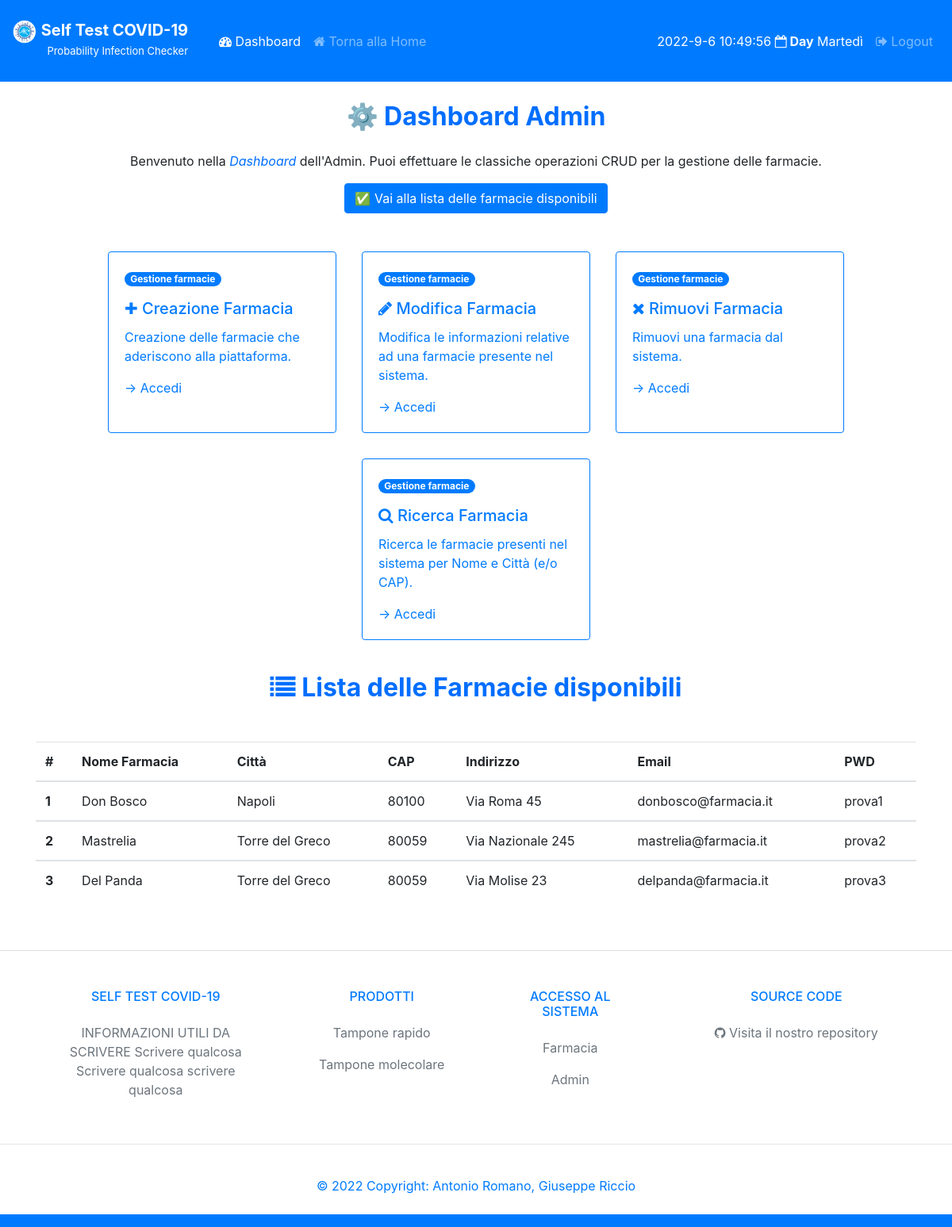
Page /dashboardAdmin (signed in) on the committed database.
### tables this page shows
CREATE TABLE `Farmacie` (
	ID INTEGER PRIMARY KEY AUTOINCREMENT,
	NomeFarmacia VARCHAR(50),
	Citta VARCHAR(50),
	CAP INT(5),
	Indirizzo VARCHAR(50),
	Email VARCHAR(50),
	PWD VARCHAR(50),
	UNIQUE(NomeFarmacia,Email)
);

### controllers/GestioneFarmaciaController.py (the view)
def dashAdmin():
    msg_error = ""
    if 'loggedin' in session:
        connection = connectDB()
        farmacie = connection.execute('SELECT * FROM Farmacie').fetchall()
        connection.close()
    else:
        return redirect('/loginAdmin')
    return render_template('/AdminView/dashboardAdmin.html', farmacie=farmacie, msg_error = msg_error)

### models/DB.py (called while the page is built)
def connectDB():
    connection = sqlite3.connect('./models/selftestcovid19.db')
    connection.row_factory = sqlite3.Row
    return connection

### templates/AdminView/dashboardAdmin.html (shortened to what this page needs)
<!doctype html>
<html lang="it">
<head>
    <link rel="stylesheet" href="https://cdnjs.cloudflare.com/ajax/libs/font-awesome/4.7.0/css/font-awesome.min.css">
    <link rel="stylesheet" href="https://stackpath.bootstrapcdn.com/bootstrap/4.3.1/css/bootstrap.min.css">
</head>
<body>
    <nav class="navbar navbar-expand-lg navbar-dark bg-primary">
        <div style="margin-top: 10px; margin-right: 15px;">
            <a class="navbar-brand" href="#">
                <img src="/static/logo.png" width="30" height="30" alt="">
                <span style="margin-top: 10px; color: white; font-size: 20px ;"><b>Self Test COVID-19</b><br>
                    <p style="font-size: small; text-align: right;">Probability Infection Checker</p></a></span>
        </div>
        <div class="collapse navbar-collapse" id="navbarSupportedContent">
            <ul class="navbar-nav mr-auto">
                <li class="nav-item active">
                    <a class="nav-link" href="#"><i class="fa fa-tachometer" aria-hidden="true"></i> Dashboard </a>
                </li>
                <li class="nav-item">
                    <a class="nav-link" href="/"><i class="fa fa-home" aria-hidden="true"></i> Torna alla Home</a>
                </li>
            </ul>
            <ul class="navbar-nav ml-auto">
                <li class="nav-item">
                    <h7 id="displayDateTime" class="nav-link text-white">
                </li>
                <li class="nav-item">
                    <a class="nav-link" href="/logout"><i class="fa fa-sign-out" aria-hidden="true"></i> Logout</a>
                </li>
            </ul>
        </div>
    </nav>
    <h2 class="text-center" style="margin: 25px;"><b><span style="color: #006eff;">
                &#x2699 Dashboard Admin </span></b></h2>
    <div class="container">
        <center>
            <h7> Benvenuto nella <i style="color: #006eff;">Dashboard</i> dell'Admin. Puoi effettuare le classiche
                operazioni CRUD per la gestione delle farmacie.</h7>
        </center>
        <center><a href="#listafarmacie" class="btn btn-primary m-3" role="button">
                &#9989 Vai alla lista delle farmacie disponibili</a></center>
    </div>
    <div class="d-flex justify-content-center">
        <div class="card-deck">
            <div class="card border-primary m-3" style="max-width: 18rem;">
                <div class="card-body text-primary">
                    <span class="badge badge-pill badge-primary mb-3">Gestione farmacie</span>
                    <h5 class="card-title">&#10010 Creazione Farmacia</h5>
                    <p class="card-text">Creazione delle farmacie che aderiscono alla piattaforma. </p>
                    <a href="/creaFarmacia" class="card-link text-primary">&#8594 Accedi</a>
                </div>
            </div>
            <div class="card border-primary m-3" style="max-width: 18rem;">
                <div class="card-body text-primary">
                    <span class="badge badge-pill badge-primary mb-3">Gestione farmacie</span>
                    <h5 class="card-title"><i class="fa fa-pencil" aria-hidden="true"></i> Modifica Farmacia</h5>
                    <p class="card-text">Modifica le informazioni relative ad una farmacie presente nel sistema.</p>
                    <a href="/modificaFarmacia" class="card-link text-primary">&#8594 Accedi</a>
                </div>
            </div>
            <div class="card border-primary m-3" style="max-width: 18rem;">
                <div class="card-body text-primary">
                    <span class="badge badge-pill badge-primary mb-3">Gestione farmacie</span>
                    <h5 class="card-title"><i class="fa fa-times" aria-hidden="true"></i> Rimuovi Farmacia</h5>
                    <p class="card-text">Rimuovi una farmacia dal sistema.</p>
                    <a href="/rimozioneFarmacia" class="card-link text-primary">&#8594 Accedi</a>
                </div>
            </div>
        </div>
    </div>
    <div class="d-flex justify-content-center">
        <div class="card-deck">
            <div class="card border-primary m-3" style="max-width: 18rem;">
                <div class="card-body text-primary">
                    <span class="badge badge-pill badge-primary mb-3">Gestione farmacie</span>
                    <h5 class="card-title"><i class="fa fa-search" aria-hidden="true"></i> Ricerca Farmacia</h5>
                    <p class="card-text">Ricerca le farmacie presenti nel sistema per Nome e Città (e/o CAP).</p>
                    <a href="/ricercaFarmacia" class="card-link text-primary">&#8594 Accedi</a>
                </div>
            </div>
        </div>
    </div>
    <div class="container">
        <center>
            <h2 class="text-center" style="margin: 25px;"><b><span style="color: #006eff;">
                        <i class="fa fa-list" aria-hidden="true"></i> Lista delle Farmacie disponibili </span></b></h2>
            <div class="d-flex justify-content-center mt-5 table-responsive">
                <table class="table">
                    <thead>
                        <tr>
                            <th scope="col">#</th>
                            <th scope="col">Nome Farmacia</th>
                            <th scope="col">Città</th>
                            <th scope="col">CAP</th>
                            <th scope="col">Indirizzo</th>
                            <th scope="col">Email</th>
                            <th scope="col">PWD</th>
                        </tr>
                    </thead>
                    <tbody>
                        {% for farmacia in farmacie %}
                        <tr>
                            <th scope="row">{{ farmacia.ID }}</th>
                            <td>{{ farmacia.NomeFarmacia }}</td>
                            <td>{{ farmacia.Citta }}</td>
                            <td>{{ farmacia.CAP }}</td>
                            <td>{{ farmacia.Indirizzo }}</td>
                            <td>{{ farmacia.Email }}</td>
                            <td>{{ farmacia.PWD }}</td>
                        </tr>
                    </tbody>
                    {% endfor %}
                </table>
            </div>
        </center>
    </div>
</body>
    <footer class="text-lg text-lg-start bg-white text-muted">
        <section class="d-flex justify-content-center justify-content-lg-between p-4 border-bottom">
        </section>
        <section class="">
            <div class="container text-center text-md-start mt-5">
                <div class="row mt-3">
                    <div class="col-md-3 col-lg-4 col-xl-3 mx-auto mb-4">
                        <h6 class="text-uppercase fw-bold mb-4  text-primary">
                            Self Test COVID-19
                        </h6>
                        <p>
                            INFORMAZIONI UTILI DA SCRIVERE Scrivere qualcosa Scrivere qualcosa scrivere qualcosa
                        </p>
                    </div>
                    <div class="col-md-2 col-lg-2 col-xl-2 mx-auto mb-4">
                        <h6 class="text-uppercase fw-bold mb-4  text-primary">
                            Prodotti
                        </h6>
                        <p>
                            <a href="#!" class="text-reset">Tampone rapido</a>
                        </p>
                        <p>
                            <a href="#!" class="text-reset">Tampone molecolare</a>
                        </p>
                    </div>
                    <div class="col-md-3 col-lg-2 col-xl-2 mx-auto mb-4">
                        <h6 class="text-uppercase fw-bold mb-4  text-primary">
                            Accesso al sistema
                        </h6>
                        <p>
                            <a href="/loginFarmacia" class="text-reset">Farmacia</a>
                        </p>
                        <p>
                            <a href="/loginAdmin" class="text-reset">Admin</a>
                        </p>
                    </div>
                    <div class="col-md-4 col-lg-3 col-xl-3 mx-auto mb-md-0 mb-4">
                        <h6 class="text-uppercase fw-bold mb-4  text-primary">SOURCE CODE</h6>
                        <p><i class="fa fa-github"></i> Visita il nostro repository</p>
                    </div>
                </div>
            </div>
        </section>
        <hr>
        <div class="text-center p-4  text-primary" style="background-color: rgba(255, 255, 255, 0.05);">
            © 2022 Copyright:
            <a class="text-reset fw-bold">Antonio Romano, Giuseppe Riccio</a>
        </div>
    </footer>
    <nav class="navbar navbar-expand-lg navbar-dark bg-primary">
    </nav>
</body>
</html>

### rows in the picture
Farmacie: ID "1", NomeFarmacia "Don Bosco", Citta "Napoli", CAP "80100", Indirizzo "Via Roma 45", Email "donbosco@farmacia.it", PWD "prova1"
Farmacie: ID "2", NomeFarmacia "Mastrelia", Citta "Torre del Greco", CAP "80059", Indirizzo "Via Nazionale 245", Email "mastrelia@farmacia.it", PWD "prova2"
Farmacie: ID "3", NomeFarmacia "Del Panda", Citta "Torre del Greco", CAP "80059", Indirizzo "Via Molise 23", Email "delpanda@farmacia.it", PWD "prova3"
